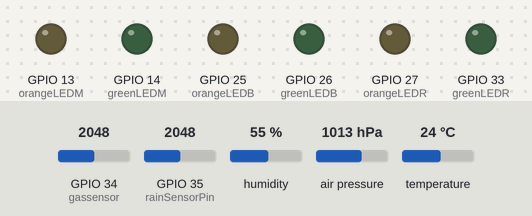
Bench run of a sketch on a simulated ESP32. Shown: output pins drawn as LEDs (lit = HIGH). Dashed ring = blinking. The inputs (shaded band) are chosen by the test bench; at power-on: GPIO 35 (rainSensorPin) = 2048, GPIO 34 (gassensor) = 2048, humidity 55 %, air pressure 1013 hPa, temperature 24 °C. WiFi joins after 1.5 s; servers stay silent unless stated; what the sketch prints to the serial monitor is not drawn.

Above: at 0.1 s.
At 2.7 s:
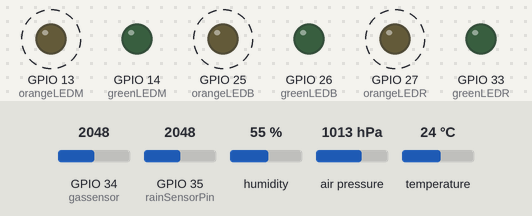
2.8 s: GPIO 35 (rainSensorPin) set to 2866
10.5 s: GPIO 34 (gassensor) set to 1228
16.5 s: GPIO 34 (gassensor) set to 122
22.5 s: GPIO 35 (rainSensorPin) set to 3972
Timing chart, 0 to 29.5 s (numbered marks = the images above; inputs shaded):
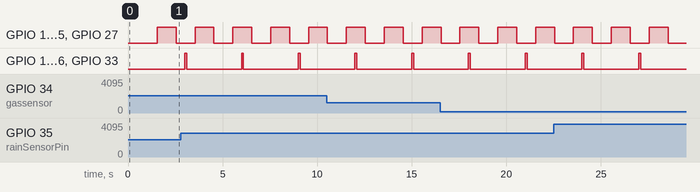

Measured:
- by itself, GPIO 13 (orangeLEDM), GPIO 25 (orangeLEDB), GPIO 27 (orangeLEDR): alternates HIGH for 1.0 s and LOW for 1.0 s
- by itself, GPIO 14 (greenLEDM), GPIO 26 (greenLEDB), GPIO 33 (greenLEDR): alternates HIGH for 0.10 s and LOW for 2.9 s

The sketch:

FINAL_WORKING_PROTOTYPE.INO
```cpp
#include <Wire.h>
#include <Adafruit_Sensor.h>
#include <Adafruit_BME280.h>
#include <WiFi.h>
#include <WebServer.h>
#include "WebPages.h"

// ==========================================
// --- WI-FI CREDENTIALS ---
// ==========================================
const char* ssid = "";      // enter ssid here !!
const char* password = "";  // enter pw here !!

WebServer server(80);

//-------------------- RAIN SENSOR -----------------
const int rainSensorPin = 35;
const int orangeLEDR = 27;
const int greenLEDR = 33;


// ------------- BME280 PINS ----------------------
const int orangeLEDB = 25;    // Orange LED for working indication
const int greenLEDB = 26;     // Green LED for comm indication

// --------------- MQ135 PINS ------------------
const int orangeLEDM = 13;    // Orange LED for working indication
const int greenLEDM = 14;     // Green LED for comm indication
const int gassensor = 34;     // MQ135 Analog Output (via 3.3V voltage divider)

// ==========================================
// --- CALIBRATION SETTINGS For MQ135 ---
// ==========================================
const float KALYAN_CURRENT_AQI = 97.0;  // Real-world AQI baseline
const float MY_RAW_READING = 600.0;     // <-- Change this based on your raw Serial outputs!
const float AQI_MULTIPLIER = KALYAN_CURRENT_AQI / MY_RAW_READING;

// Create an instance of the BME280 sensor
Adafruit_BME280 bme;

#define SEALEVELPRESSURE_HPA (1013.25)

// --- TIMING CONFIGURATION (NON-BLOCKING) ---
const unsigned long ORANGE_BLINK_INTERVAL = 1000; // 1 second heartbeat
const unsigned long SENSOR_READ_INTERVAL = 3000;  // Read data every 3 seconds
const unsigned long GREEN_LED_DURATION = 100;     // Green flashes for 100ms

unsigned long lastOrangeToggle = 0;
unsigned long lastSensorRead = 0;
unsigned long greenLedTriggerTime = 0;

bool orangeState = LOW;
bool greenLedsActive = false;

// Global Sensor Values to serve over API
float current_temperature = 0.0;
float current_humidity = 0.0;
float current_pressure = 0.0;
float current_altitude = 0.0;
int current_aqi = 0;
int current_rain = 0;

// ==========================================
// --- API ENDPOINT ROUTE HANDLERS ---
// ==========================================
void handleDataApi() {
  // Return JSON array: [Temperature, Humidity, Pressure, Altitude, AQI, Rain_ADC]
  char jsonString[256];
  snprintf(jsonString, sizeof(jsonString), "[%.2f, %.2f, %.2f, %.2f, %d, %d]",
           current_temperature, current_humidity, current_pressure, current_altitude, current_aqi, current_rain);
  server.send(200, "application/json", jsonString);
}

void setup() {
  // RAIN SENSOR
  pinMode(rainSensorPin, INPUT);
  pinMode(greenLEDR, OUTPUT);
  pinMode(orangeLEDR, OUTPUT);

  // BME280 LED Configurations
  pinMode(greenLEDB, OUTPUT);
  pinMode(orangeLEDB, OUTPUT);

  // MQ135 Configurations
  pinMode(gassensor, INPUT);
  pinMode(greenLEDM, OUTPUT);
  pinMode(orangeLEDM, OUTPUT);

  Serial.begin(115200);
  while(!Serial); // Wait for Serial Monitor to open

  Serial.println(F("\n----- MAIN BREADBOARD TESTING -----"));
  Serial.println("==========================================");
  Serial.println("Calibrated MQ135 Gas Sensor Starting!!");
  Serial.println("==========================================");
  Serial.print("Current Calibration Multiplier: ");
  Serial.println(AQI_MULTIPLIER, 4);
  Serial.println(F("\n=========================================="));
  Serial.println(F("    LM393 Rain Sensor Starting     "));
  Serial.println(F("=========================================="));

  // Initialize BME280
  if (!bme.begin(0x76)) {
    Serial.println(F("Could not find a valid BME280 sensor, check wiring!"));
    // Fast lockup flash on BME Orange LED if hardware initialization fails
    while (1) {
      digitalWrite(orangeLEDB, HIGH);
      delay(100);
      digitalWrite(orangeLEDB, LOW);
      delay(100);
    }
  }

  Serial.println("==========================================");
  Serial.println(F("BME280 Sensor successfully initialized!\n"));

  Serial.println("ROSHAN WELCOMES YOU TO THIS ENVIRONMENTAL MONITOR");
  WiFi.begin(ssid, password);
  Serial.print("Connecting to WiFi");
  while (WiFi.status() != WL_CONNECTED) {
    delay(500);
    Serial.print(".");
  }

  Serial.println("\nWireless Connection Established Successfully.");
  Serial.print("Use IP Address : ");
  Serial.println(WiFi.localIP());

  // Web Server Routing Setup
  server.on("/", []() {
    server.send(200, "text/html", PAGE_HERO);
  });

  server.on("/about.html", []() {
    server.send(200, "text/html", PAGE_ABOUT);
  });

  server.on("/telemetry-dash-readings.html", []() {
    server.send(200, "text/html", PAGE_READINGS);
  });

  server.on("/telemetry-dash(graphs).html", []() {
    server.send(200, "text/html", PAGE_GRAPHS);
  });

  server.on("/api/data", handleDataApi);

  server.begin();
  Serial.println("HTTP Server started.");
  Serial.println("==========================================");
}

void loop() {
  server.handleClient(); // Handle Web requests

  unsigned long currentMillis = millis();

  // 1. HEARTBEAT: Continuously blink BOTH Orange LEDs every 1000ms completely independently
  if (currentMillis - lastOrangeToggle >= ORANGE_BLINK_INTERVAL) {
    lastOrangeToggle = currentMillis;
    orangeState = !orangeState; // Toggle high/low state

    digitalWrite(orangeLEDB, orangeState);
    digitalWrite(orangeLEDM, orangeState);
    digitalWrite(orangeLEDR, orangeState);
  }

  // 2. DATA ACQUISITION & PRINTING: Runs smoothly every 3 seconds
  if (currentMillis - lastSensorRead >= SENSOR_READ_INTERVAL) {
    lastSensorRead = currentMillis;

    // Fire both green communication LEDs instantly
    digitalWrite(greenLEDB, HIGH);
    digitalWrite(greenLEDM, HIGH);
    digitalWrite(greenLEDR, HIGH);
    greenLedTriggerTime = currentMillis;
    greenLedsActive = true;

    // --- MQ135 Gas Sensor Logic ---
    int gasValue = analogRead(gassensor);
    current_aqi = gasValue * AQI_MULTIPLIER;

    Serial.println("=========================================");
    Serial.print("Raw Gas ADC: ");
    Serial.print(gasValue);
    Serial.print(" -> Calculated AQI: ");
    Serial.print(current_aqi);

    if (current_aqi <= 50) {
      Serial.println(" | Excellent (Fresh Air) 🍃");
    }
    else if (current_aqi > 50 && current_aqi <= 100) {
      Serial.println(" | Moderate (Acceptable Air) 😐");
    }
    else if (current_aqi > 100 && current_aqi <= 200) {
      Serial.println(" | Poor (Stale / Unhealthy) ⚠️");
    }
    else if (current_aqi > 200 && current_aqi <= 300) {
      Serial.println(" | Warning (Chemicals / Vapors Detected) 🧪");
    }
    else {
      Serial.println(" | DANGER! (Heavy Smoke / Gas Leak) 🚨");
    }

    // --- BME280 Climate Logic ---
    current_temperature = bme.readTemperature();
    current_humidity = bme.readHumidity();
    current_pressure = bme.readPressure() / 100.0F;
    current_altitude = bme.readAltitude(SEALEVELPRESSURE_HPA);

    Serial.print("Temperature = "); Serial.print(current_temperature); Serial.println(" *C");
    Serial.print("Humidity    = "); Serial.print(current_humidity);    Serial.println(" %");
    Serial.print("Pressure    = "); Serial.print(current_pressure); Serial.println(" hPa");
    Serial.print("Approx. Alt = "); Serial.print(current_altitude);    Serial.println(" m");
    Serial.println("=========================================\n");

    // --- RAIN SENSOR LOGIC ---
    current_rain = analogRead(rainSensorPin);

    Serial.print("Raw ADC Value: ");
    Serial.print(current_rain);

    // Rain level classification
    if (current_rain >= 4000) {
      Serial.println(" -> [STATUS]: Clear Skies / Completely Dry ☀️");
    }
    else if (current_rain < 4000 && current_rain >= 3200) {
      Serial.println(" -> [STATUS]: Mist / Very Light Drizzling 🌫️");
    }
    else if (current_rain < 3200 && current_rain >= 2200) {
      Serial.println(" -> [STATUS]: Light Rain / Steady Drops 🌧️");
    }
    else if (current_rain < 2200 && current_rain >= 1000) {
      Serial.println(" -> [STATUS]: Moderate Rain / Heavy Shower 🌧️🌧️");
    }
    else {
      Serial.println(" -> [STATUS]: DANGER! Torrential Downpour / Flood Risk 🚨");
    }

    Serial.println("------------------------------------------------");
  }

  // 3. AUTOMATIC GREEN LED SHUTOFF: Turns green flags off after exactly 100ms
  if (greenLedsActive && (currentMillis - greenLedTriggerTime >= GREEN_LED_DURATION)) {
    digitalWrite(greenLEDB, LOW);
    digitalWrite(greenLEDM, LOW);
    digitalWrite(greenLEDR, LOW);
    greenLedsActive = false;
  }
}
```

Source omitted: WebPages.h (87229 bytes)
